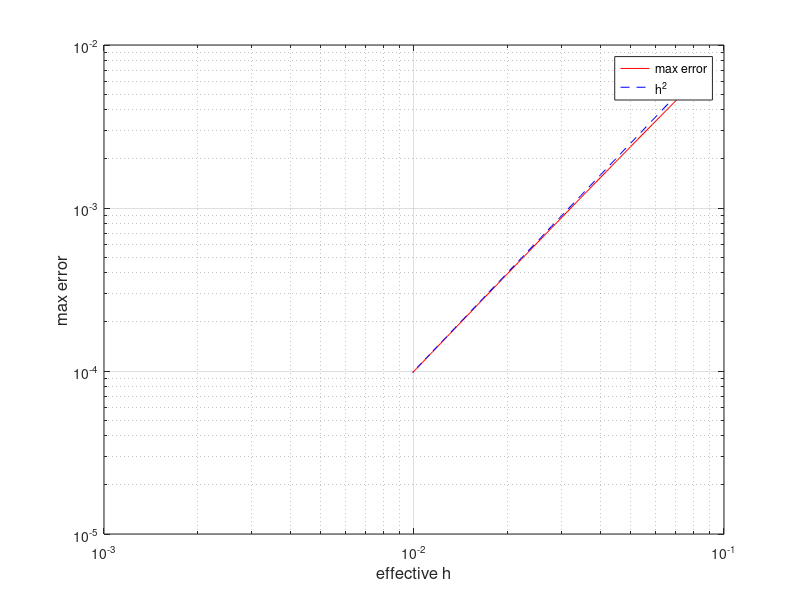

MATLAB code to generate this figure:
fid = fopen('errorvals.txt', 'r');
formatSpec = '%f %f';
sizeData = [2 Inf];
data = fscanf(fid, formatSpec, sizeData);
fclose(fid);

effectiveh = data(1,:);
error = data(2,:);

figure('position', [0, 0, 800, 800]);
loglog(effectiveh, error, 'r', effectiveh, effectiveh.^2, '--b');
grid on;
xlabel('effective h', 'FontSize', 12);
ylabel('max error', 'FontSize', 12);
legend('max error', 'h^2');
saveas(gcf, 'errorplot.png');
